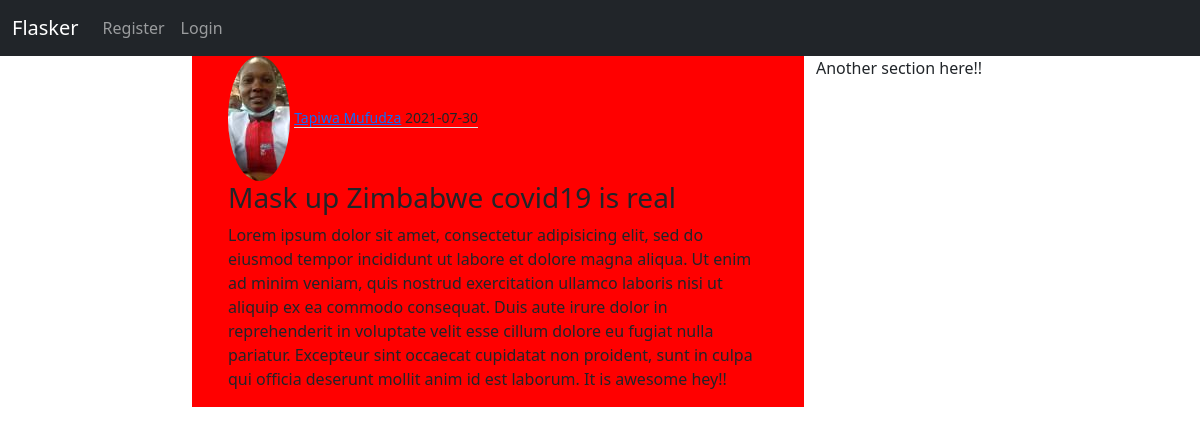
/post/1, run on the app's committed database.
### flaskblog/models.py (models this page shows, shortened)
class User(db.Model, UserMixin):
    id= db.Column(db.Integer, primary_key= True)
    username= db.Column(db.String(20), unique= True, nullable= False)
    email= db.Column(db.String(120), unique= True, nullable= False)
    image_file= db.Column(db.String(20), default= 'default.jpg')
    password= db.Column(db.String(20), nullable= False)
    posts= db.relationship('Post', backref= 'author', lazy= True)

class Post(db.Model):
    id= db.Column(db.Integer, primary_key= True)
    title= db.Column(db.String(120), nullable= False)
    date_posted= db.Column(db.DateTime, nullable= False, default= datetime.utcnow)
    content= db.Column(db.Text, nullable= False)
    user_id= db.Column(db.Integer, db.ForeignKey('user.id'), nullable= False)

### flaskblog/posts/routes.py (the view)
@posts.route('/post/<int:post_id>')
def post(post_id):
    post= Post.query.get_or_404(post_id)
    return render_template('post.html', title= post.title, post= post)

### templates/post.html (shortened to what this page needs)
{% extends 'base.html' %}
{% block content %}
  <div class="container">
      <img class="rounded-circle" src="{{ url_for('static', filename= 'profile_pics/'+ post.author.image_file)}}">
      <small class="border-bottom"><a href="#">{{ post.author.username }}</a> {{ post.date_posted.strftime('%Y-%m-%d') }}</small><br>
      <h3>{{ post.title }}</h3>
      <p>{{ post.content }}</p>
  </div>
{% endblock content %}

### data on the page
User: image_file (picture), author.username "Tapiwa Mufudza"
Post: date_posted "2021-07-30", title "Mask up Zimbabwe covid19 is real", content "Lorem ipsum dolor sit amet, consectetur adipisicing elit, sed do eiusmod tempor incididunt ut labore et dolore magna aliqua. Ut enim ad minim veniam, quis nostrud exercitation ullamco laboris nisi ut aliquip ex ea commodo consequat. Duis aute irure dolor in reprehenderit in voluptate velit esse cillum dolore eu fugiat nulla pariatur. Excepteur sint occaecat cupidatat non proident, sunt in culpa qui officia deserunt mollit anim id est laborum. It is awesome hey!!"
